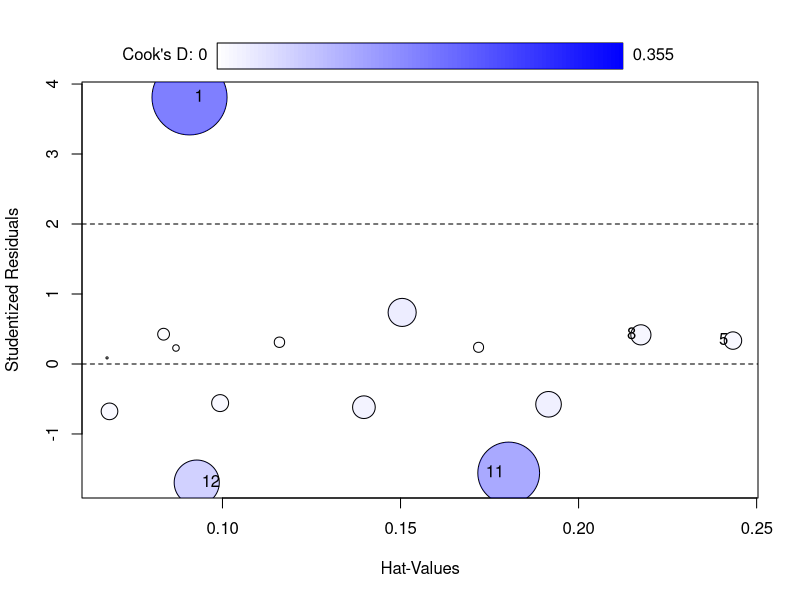
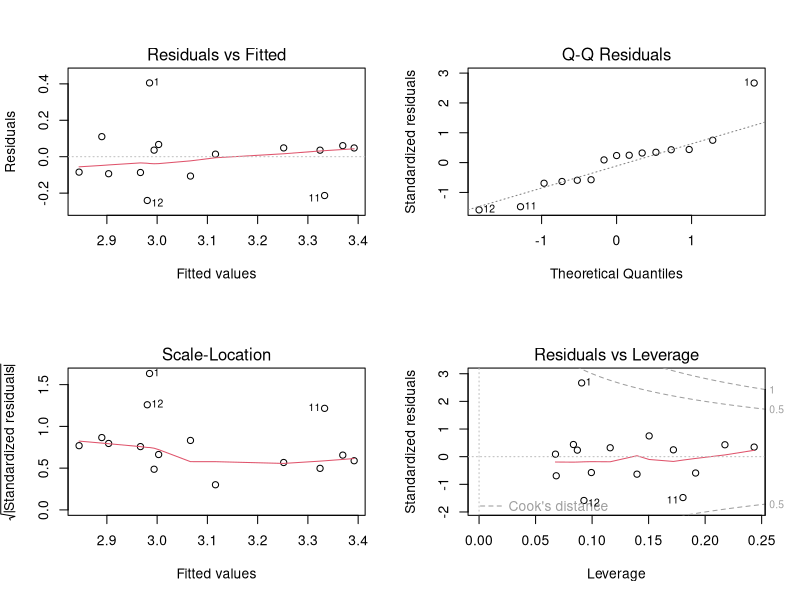
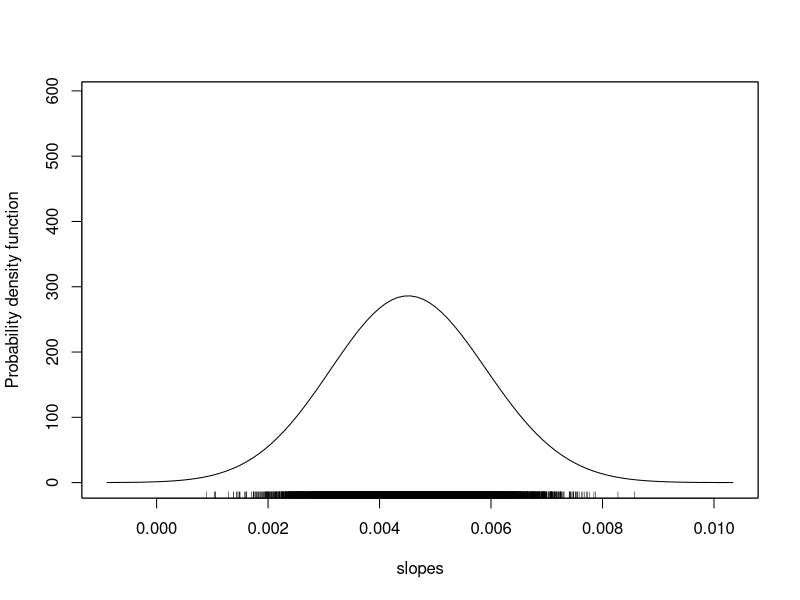
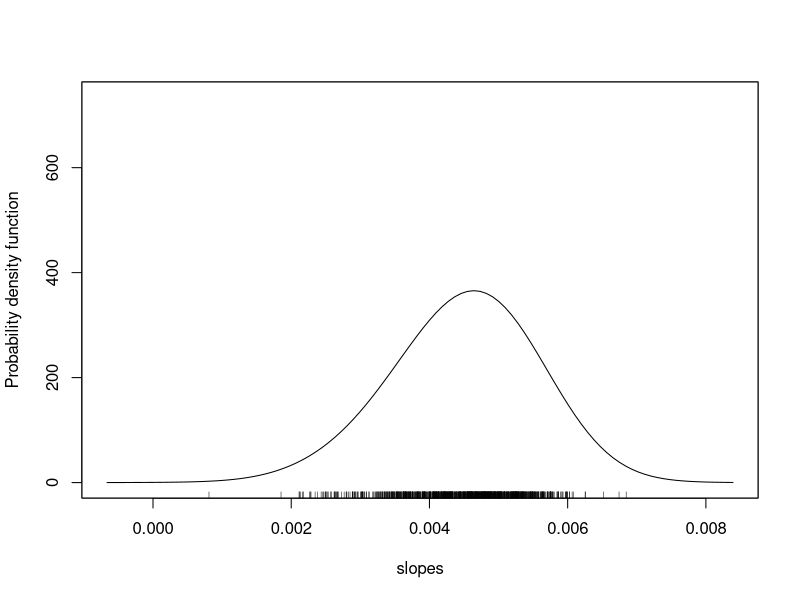
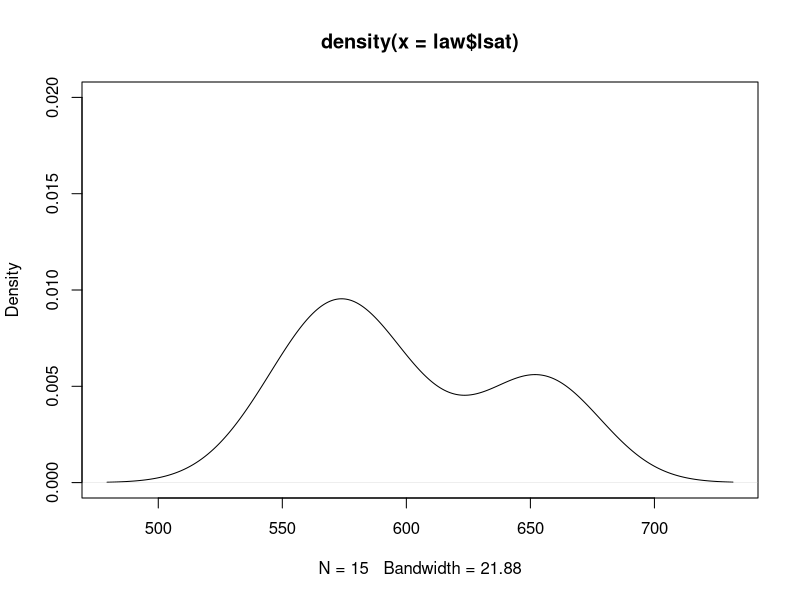
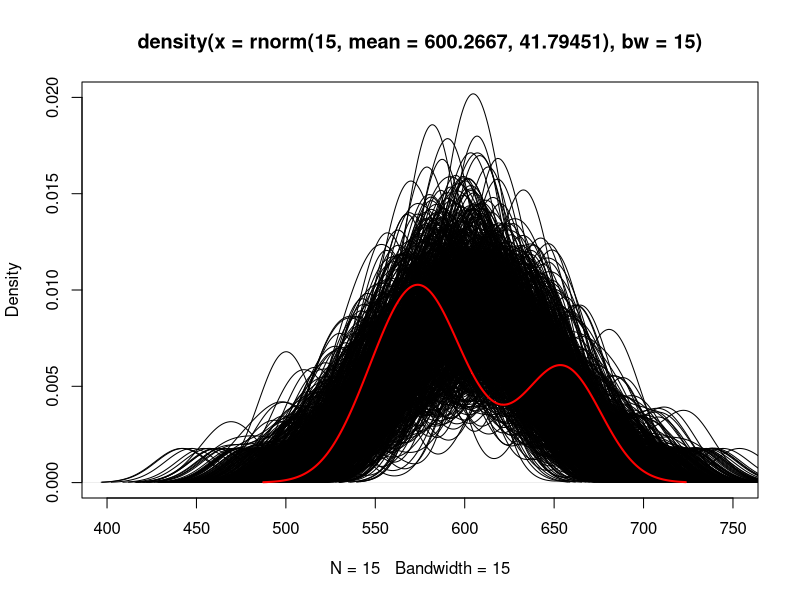
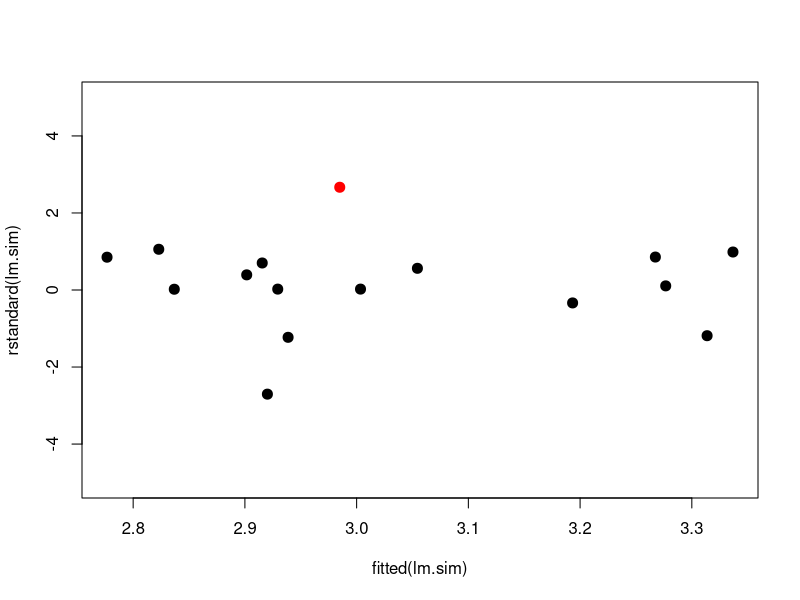
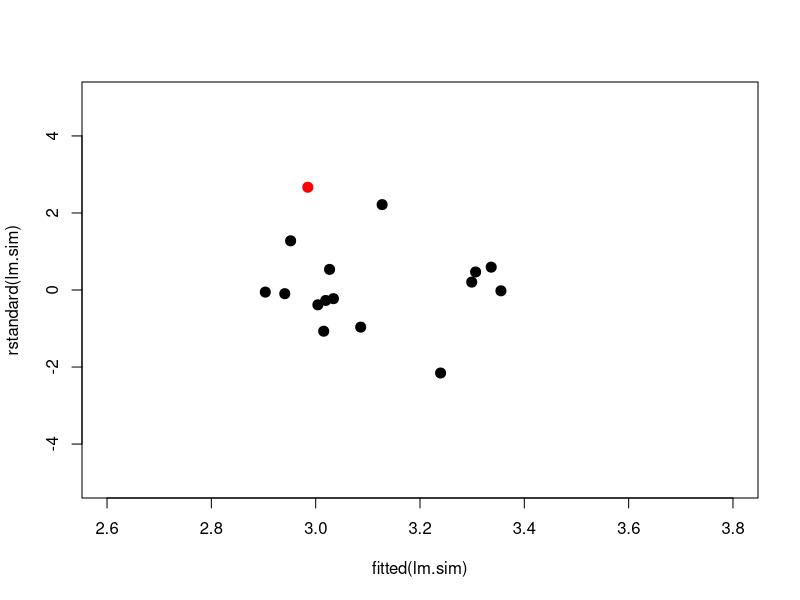

Write the R code that produced these figures, in order.
###################################################
### Create dataset
###################################################

law = data.frame(
  school = 1:15, 
  lsat = c(576,635,558,578,666,580,555,661,651,605,653,575,545,572,594), 
  gpa = c(3.39, 3.30, 2.81, 3.03, 3.44, 3.07, 3.00, 3.43, 3.36, 3.13, 3.12, 2.74, 2.76, 2.88, 2.96)
  )

# Display law dataframe
law



###################################################
### Fit regression model
###################################################

lm.1 = lm(gpa ~ 1 + lsat, data = law)
summary(lm.1)

library(car)
influencePlot(lm.1)

# Check residual plots from the fitted regression model
par(mfrow = c(2, 2))
plot(lm.1)
par(mfrow = c(1, 1))



###################################################
### Simulate random errors
### (Check the parmaters/properties of a model)
###################################################

pred = fitted(lm.1)

y = pred + rnorm(15, mean = 0, sd = 0.1593)
x = law$lsat

lm(y ~ x)
coef(lm(y ~ x))[[2]]



###################################################
### Simulate random errors 1000 times
### (Check the parameters/properties of a model)
###################################################
slopes = rep(NA, 1000)

for(i in 1:10000){
  y = pred + rnorm(15, mean = 0, sd = 0.1593)
  slopes[i] = coef(lm(y ~ x))[[2]]
}

library(sm)
sm.density(slopes)

# Compute simulated SE
sd(slopes)


# Compute lower and upper limits on CI
ll = mean(slopes) - qt(.975, df = 13) * sd(slopes)
ul = mean(slopes) + qt(.975, df = 13) * sd(slopes)

# Compute coverage
sum(slopes < ll)
sum(slopes > ul)



###################################################
### Bootstrap regression coefficients
### (Compute SE of a parameter)
###################################################

samp = sample(1:15, size = 15, replace = TRUE)
samp

law[samp, ]

lm(gpa ~ 1 + lsat, data = law[samp, ])

slopes = rep(NA, 1000)

for(i in 1:1000){
  samp = sample(1:15, size = 15, replace = TRUE)
  slopes[i] = coef(lm(gpa ~ 1 + lsat, data = law[samp, ]))[[2]]
}

sm.density(slopes)

# Compute simulated SE
sd(slopes)



###################################################
### Is the distribution of LSAT scores "normal"?
### (Check the fit of a model)
###################################################

plot(density(law$lsat), ylim =c(0, .02))

# Get mean and SD
mean(law$lsat)
sd(law$lsat)

# Plot density of first random sample
plot(density(rnorm(15, mean = 600.2667, 41.79451), bw = 15), ylim =c(0, .02), xlim = c(400, 750))

# Plot density of 999 other random samples
for(i in 1:999){
  lines(density(rnorm(15, mean = 600.2667, 41.79451), bw = 15))
}

# Add density of LSAT scores
lines(density(law$lsat, bw = 19.21), col = "red", lwd = 2)




###################################################
### Is observation 1 a regression outlier?
### (Check the fit of a model)
###################################################

pred = fitted(lm.1)

y = pred + rnorm(15, mean = 0, sd = 0.1593)
x = law$lsat

lm.sim = lm(y ~ x)

plot(x = fitted(lm.sim), y = rstandard(lm.sim), pch = 20, cex = 2, ylim = c(-5, 5))
points(x = fitted(lm.1)[1], y = rstandard(lm.1)[1], col = "red", pch = 20, cex = 2)

for(i in 1:100){
  y = pred + rnorm(15, mean = 0, sd = 0.1593)
  lm.sim = lm(y ~ x)
  plot(x = fitted(lm.sim), y = rstandard(lm.sim), pch = 20, cex = 2, ylim = c(-5, 5), xlim = c(2.6, 3.8))
  points(x = fitted(lm.1)[1], y = rstandard(lm.1)[1], col = "red", pch = 20, cex = 2) 
}
